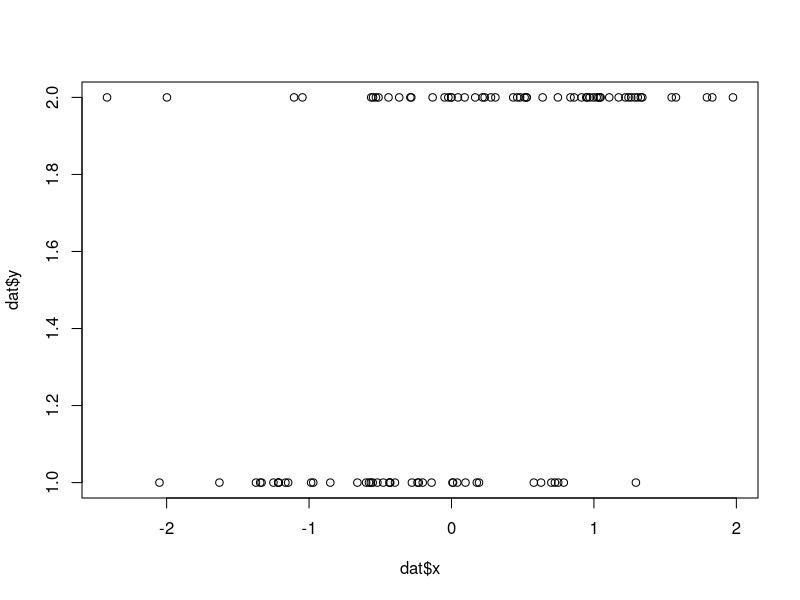
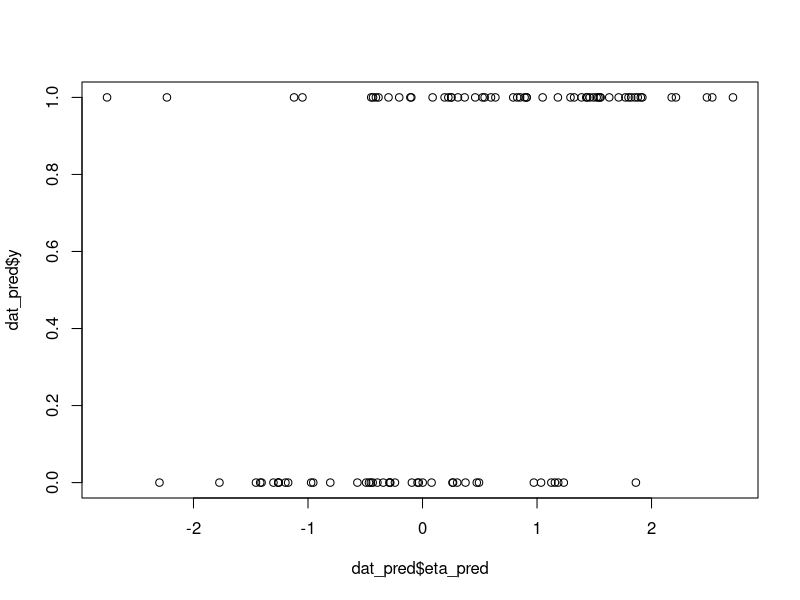
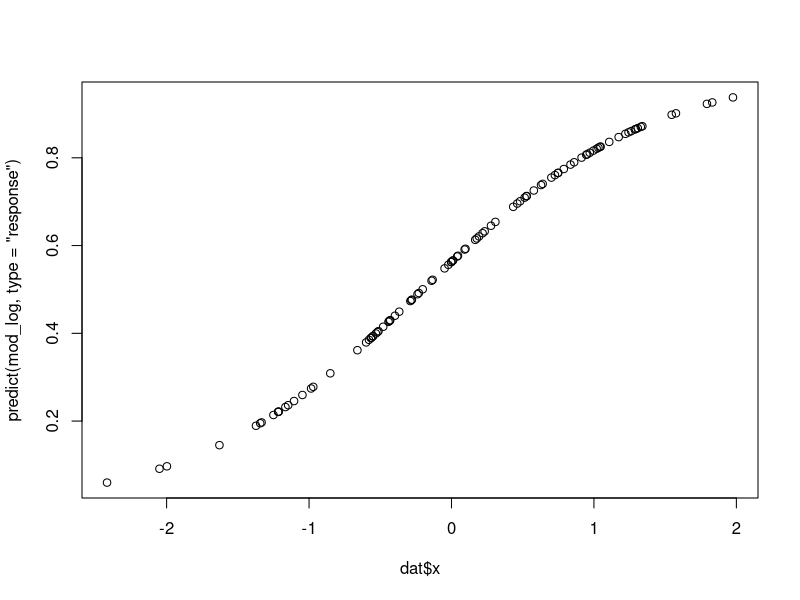

Write the R code that produced these figures, in order. (Note: this script raises an error after producing the figures.)
# Numerical separation ----------------------------------------------------

S<-function(x,s){ return  (1/(1+exp(-x/s)))}

# Illustrative numerical example

set.seed(23)
n_obs <- 100

x <- rnorm(n_obs)
x

alpha <- 0
beta1 <- 1

eta1 <- alpha + as.matrix(x) %*% (beta1)
s <-  0.5
h_x_beta <- S(eta1,s)
y <- rbinom(n = n_obs,size = 1,prob = h_x_beta)  
y[which.min(h_x_beta)]=1
dat <- data.frame(y,x)
dat$y <- as.factor(dat$y)
plot(dat$x,dat$y)

mod_log <- glm(formula = y ~ x , data = dat, family = binomial(link = "logit"))
eta_pred <- predict(mod_log)
dat_pred <- data.frame(y,eta_pred)
plot(dat_pred$eta_pred,dat_pred$y)
plot(dat$x,predict(mod_log, type = "response"))

coef_log <- coef(mod_log)
ggplot(dat,aes(x=x,y=0, shape=y,color=y))+
  geom_point()+
  geom_vline(xintercept = -coef_log[1]/coef_log[2])


mod_stu <- glm(formula = y ~ x, data = dat, family = binomial(link = Gosset(0.8)))
eta_pred_stu <- predict(mod_stu)
dat_pred_stu <- data.frame(y,eta_pred_stu)
plot(dat_pred_stu$eta_pred_stu,dat_pred_stu$y)
plot(dat$x,predict(mod_stu, type = "response"))

coef_stu <- coef(mod_stu)
ggplot(dat,aes(x=x,y=0, shape=y,color=y))+
  geom_point()+
  geom_vline(xintercept = -coef_stu[1]/coef_stu[2])

set.seed(25)
dat2 <- data.frame(y,x,n=rnorm(n_obs))
dat2$y <- as.factor(dat2$y)

mod_log_n1 <- glm(formula = y ~ x + n, data = dat2, family = binomial(link = "logit"))
eta_pred <- predict(mod_log_n1)
dat2_pred <- data.frame(y,eta_pred)
plot(dat2_pred$eta_pred,dat2_pred$y)
plot(dat2$x,predict(mod_log_n1, type = "response"))

coef_logn1 <- coef(mod_log_n1)
ggplot(dat2,aes(x=x,y=n, shape=y,color=y))+
  geom_point()+
  geom_segment(aes(x = 0, y = -coef_logn1[1]/coef_logn1[3],
    xend = -coef_logn1[1]/coef_logn1[2], yend = 0))+
  ylim(-4,3)
# +
#   geom_abline(slope = 27.6428, intercept = -2.78055)

mod_stu_n1 <- glm(formula = y ~ x + n , data = dat2, family = binomial(link = Gosset(0.8)))
eta_pred_stu_n1 <- predict(mod_stu_n1)
dat2_pred_stu <- data.frame(y,eta_pred_stu_n1)
plot(dat2_pred_stu$eta_pred_stu_n1,dat2_pred_stu$y)
plot(dat2$x,predict(mod_stu_n1, type = "response"))

coef_stun1 <- coef(mod_stu_n1)
ggplot(dat2,aes(x=x,y=n, shape=y,color=y))+
  geom_point()+
  geom_segment(aes(x = 0, y = -coef_stun1[1]/coef_stun1[3],
    xend = -coef_stun1[1]/coef_stun1[2], yend = 0))+
  ylim(-4,3)
# +
#   geom_abline(slope = 25.2964, intercept = -2.449327)



# Numerical illustration --------------------------------------------------

plot1_po_pn <- plot1_po_n <- plot1_o_pn <- plot1_o_n <- NULL
seedd <- seedd+1
seedd <- 50
# 50 71
set.seed(seedd*8) # 4  ou 11
{
  n_obs <- 100
  x <- rnorm(n_obs)
  alpha <- 0
  beta1 <- 1
  eta1 <- alpha + as.matrix(x) %*% (beta1)
  s <-  0.1
  h_x_beta <- S(eta1,s)
  y <- rbinom(n = n_obs,size = 1,prob = h_x_beta)  
  dat2 <- data.frame(y,x,n=rnorm(n_obs))
  dat2$y <- as.factor(dat2$y)
  
  n_out <- 0
  outliers <- data.frame(x=rnorm(n_out,2),n=rnorm(n_out,2),y=rep(0,n_out))
  dat3 <- rbind(dat2,outliers)
  
  mod_log <- glm(formula = y ~ x , data = dat3, family = binomial(link = "logit"))
  mod_stu <- glm(formula = y ~ x , data = dat3, family = binomial(link = Gosset(0.8)))
  
  A1 <- as.data.frame(-coef(mod_log)[1]/coef(mod_log)[2])
  vlines <- data.frame(xint = c(-coef(mod_log)[1]/coef(mod_log)[2],-coef(mod_stu)[1]/coef(mod_stu)[2]),grp = c("logit", "st"))
  
  # plot1_po_pn <- 
  str(dat3)
  
  tikz(file = "img/Noisy_sou_0.tex", standAlone=F,width = 5.5, height = 2.8)
  # Correr todo para que funcione
  ggplot()+
    geom_point(dat3,mapping=aes(x=x,y=0,color=factor(y)),show.legend = F)+
    geom_vline(aes(xintercept = c(
      -coef(mod_log)[1]/coef(mod_log)[2],
      -coef(mod_stu)[1]/coef(mod_stu)[2]), 
      colour = c("#E69F00","#00AFBB")))+
    scale_colour_manual(values = c("#E69F00","#00AFBB","#B4464B", "#B4AF46"),
      labels = c("Logit","Student(0.8)", "",""))+
    labs(x = "x1", y = "", color = "")+
    theme(strip.background = element_rect(fill="yellow"),
      panel.background = element_rect(fill = "yellow", colour = "grey50"),
      plot.background = element_rect(fill = "yellow", colour = "yellow"),
      panel.grid.major = element_blank(),
      panel.grid.minor = element_blank(),
      legend.key = element_rect(fill = NA),
      legend.position = "top",
      legend.background = element_rect(fill = "yellow"))+
    # xlim(-3,3)+ylim(0,1)+
    scale_y_continuous(labels = NULL, breaks = NULL)
  endoffile <- dev.off()
  
  plot1_po_pn
  
  mod_log1 <- glm(formula = y ~ x + n, data = dat3, family = binomial(link = "logit"))
  mod_stu1 <- glm(formula = y ~ x + n, data = dat3, family = binomial(link = Gosset(0.8)))
  
  
  funcion1 <- function(x) (-coef(mod_log1)[1]/coef(mod_log1)[3])-((coef(mod_log1)[2]/coef(mod_log1)[3])*x)
  funcion1(-0.5)
  funcion1(0.5)
  
  funcion2 <- function(x) (-coef(mod_stu1)[1]/coef(mod_stu1)[3])-((coef(mod_stu1)[2]/coef(mod_stu1)[3])*x)
  funcion2(-0.5)
  funcion2(0.5)
  
  tikz(file = "img/Noisy_sou_2.tex", standAlone=F,width = 5.5, height = 2.8)
  ggplot()+
    geom_point(dat3,mapping=aes(x=x,y=as.numeric(as.character(n)),color=factor(y)),show.legend = F)+
    geom_segment(aes(y = c(
      funcion1(-2),
      funcion2(-2)),
      x = c(-2,-2),
      yend = c(
        funcion1(2),
        funcion2(2)
      ),
      xend = c(2,2),
      colour = c("#00AFBB","#E69F00")))+
    coord_cartesian(xlim = c(-3, 3), ylim = c(-2.5, 2.5))+
    scale_colour_manual(values = c("#E69F00","#00AFBB","#B4464B", "#B4AF46"),
      labels = c("Logit","Student(0.8)", "",""))+
    labs(x = "x1", y = "x2", color = "")+
    theme(strip.background = element_rect(fill="yellow"),
      panel.background = element_rect(fill = "yellow", colour = "grey50"),
      plot.background = element_rect(fill = "yellow", colour = "yellow"),
      panel.grid.major = element_blank(),
      panel.grid.minor = element_blank(),
      legend.position = "top",
      legend.background = element_rect(fill = "yellow"),
      # legend.position = c(0.8,0.28),
      legend.key = element_rect(fill = NA)
      )
  endoffile <- dev.off()
  
  plot1_po_n <- ggplot(dat3,aes(x=x,y=n,color=y))+
    geom_point(show.legend = F)+
    scale_color_manual("", values = c("#B4464B", "#B4AF46"))+
    # stat_function(data = data.frame(x = seq(-1,1,0.001)), aes(x), inherit.aes = F,
    stat_function(fun = function(x) (-coef(mod_log1)[1]/coef(mod_log1)[3])-((coef(mod_log1)[2]/coef(mod_log1)[3])*x),
      aes(linetype = "dashed"), color = "black")+
    stat_function(fun = function(x) (-coef(mod_stu1)[1]/coef(mod_stu1)[3])-((coef(mod_stu1)[2]/coef(mod_stu1)[3])*x),
      aes(linetype = "solid"), color = "black")+
    ylim(-3,3)+
    xlim(-3,3)+
    theme(panel.background = element_rect(fill = "white", colour = "grey50"),
      legend.key = element_rect(fill = "white"),
      # legend.position = c(2.1,-2))+
      legend.position = "top")+
    scale_linetype_manual(values = c("solid", "dashed"),
      labels = c("Student(0.8)", "Logit"))+
    labs(x = "x1", y = "x2", linetype  = "")
  
  plot1_po_n
  
  fun_log1 <- function(x) (-coef(mod_log1)[1]/coef(mod_log1)[3])-((coef(mod_log1)[2]/coef(mod_log1)[3])*x)
  fun_log_in1 <- function(x) (-x+(-coef(mod_log1)[1]/coef(mod_log1)[3]))/((coef(mod_log1)[2]/coef(mod_log1)[3]))
  fun_stu1 <- function(x) (-coef(mod_stu1)[1]/coef(mod_stu1)[3])-((coef(mod_stu1)[2]/coef(mod_stu1)[3])*x)
  fun_stu_in1 <- function(x) (-x+(-coef(mod_stu1)[1]/coef(mod_stu1)[3]))/((coef(mod_stu1)[2]/coef(mod_stu1)[3]))
  
  plot1_po_n <- ggplot(dat3,aes(x=x,y=n,color=y))+
    geom_point()+
    scale_color_manual("", values = c("#B4464B", "#B4AF46"))+
    geom_segment(color="black",linetype="solid",
      mapping = aes(x=fun_log_in1(-3),xend=fun_log_in1(3),y=fun_log1(fun_log_in1(-3)),yend=fun_log1(fun_log_in1(3))))+
    geom_segment(color="black",linetype="dashed",
      mapping = aes(x=fun_stu_in1(-3),xend=fun_stu_in1(3),y=fun_stu1(fun_stu_in1(-3)),yend=fun_stu1(fun_stu_in1(3))))+
    ylim(-3,3)+
    xlim(-3,3)+
    theme(panel.background = element_rect(fill = "white", colour = "grey50"),
      legend.key = element_rect(fill = "white"),
      legend.position = "none")+
    ylab("$x_2$")+xlab("$x_1$")
  plot1_po_n
  
  n_out <- 5
  set.seed(seedd)
  outliers <- data.frame(x=rnorm(n_out,2,0.5),n=rnorm(n_out,0,0.5),y=rep(0,n_out))
  dat3 <- rbind(dat2,outliers)
  
  mod_log_n11 <- glm(formula = y ~ x + n, data = dat3, family = binomial(link = "logit"))
  mod_stu_n11 <- glm(formula = y ~ x + n , data = dat3, family = binomial(link = Gosset(0.8)))
  
  fun_log2 <- function(x) (-coef(mod_log_n11)[1]/coef(mod_log_n11)[3])-((coef(mod_log_n11)[2]/coef(mod_log_n11)[3])*x)
  fun_log_in2 <- function(x) (-x+(-coef(mod_log_n11)[1]/coef(mod_log_n11)[3]))/((coef(mod_log_n11)[2]/coef(mod_log_n11)[3]))
  fun_stu2 <- function(x) (-coef(mod_stu_n11)[1]/coef(mod_stu_n11)[3])-((coef(mod_stu_n11)[2]/coef(mod_stu_n11)[3])*x)
  fun_stu_in2 <- function(x) (-x+(-coef(mod_stu_n11)[1]/coef(mod_stu_n11)[3]))/((coef(mod_stu_n11)[2]/coef(mod_stu_n11)[3]))
  
  tikz(file = "img/Noisy_sou_3.tex", standAlone=F,width = 5.5, height = 2.8)
  ggplot()+
    geom_point(dat3,mapping=aes(x=x,y=as.numeric(as.character(n)),color=factor(y)),show.legend = F)+
    geom_segment(aes(y = c(
      fun_log2(fun_log_in2(-3)),
      fun_stu2(fun_stu_in2(-3))),
      x = c(fun_log_in2(-3),fun_stu_in2(-3)),
      yend = c(
        fun_log2(fun_log_in2(3)),
        fun_stu2(fun_stu_in2(3))
      ),
      xend = c(fun_log_in2(3),fun_stu_in2(3)),
      colour = c("#00AFBB","#E69F00")))+
    coord_cartesian(xlim = c(-3, 3), ylim = c(-2.5, 2.5))+
    scale_colour_manual(values = c("#E69F00","#00AFBB","#B4464B", "#B4AF46"),
      labels = c("Logit","Student(0.8)", "",""))+
    labs(x = "x1", y = "x2", color = "")+
    theme(strip.background = element_rect(fill="yellow"),
      panel.background = element_rect(fill = "yellow", colour = "grey50"),
      plot.background = element_rect(fill = "yellow", colour = "yellow"),
      panel.grid.major = element_blank(),
      panel.grid.minor = element_blank(),
      legend.position = "top",
      legend.background = element_rect(fill = "yellow"),
      legend.key = element_rect(fill = NA))
  endoffile <- dev.off()
  
  plot1_ol_n <- ggplot(dat3,aes(x=x,y=n,color=y))+
    geom_point()+
    scale_color_manual("", values = c("#B4464B", "#B4AF46"))+
    geom_segment(color="black",linetype="solid",
      mapping = aes(x=fun_log_in2(-3),xend=fun_log_in2(3),y=fun_log2(fun_log_in2(-3)),yend=fun_log2(fun_log_in2(3))))+
    geom_segment(color="black",linetype="dashed",
      mapping = aes(x=fun_stu_in2(-3),xend=fun_stu_in2(3),y=fun_stu2(fun_stu_in2(-3)),yend=fun_stu2(fun_stu_in2(3))))+
    ylim(-3,3)+
    xlim(-3,3)+
    theme(panel.background = element_rect(fill = "white", colour = "grey50"),
      legend.key = element_rect(fill = "white"),
      legend.position = "none")+
    ylab("$x_2$")+xlab("$x_1$")
  plot1_ol_n
  
  n_out <- 5
  set.seed(seedd)
  outliers <- data.frame(x=rnorm(n_out,2,0.5),n=rnorm(n_out,2,0.5),y=rep(0,n_out))
  dat3 <- rbind(dat2,outliers)
  
  mod_log_n1 <- glm(formula = y ~ x + n, data = dat3, family = binomial(link = "logit"))
  mod_stu_n1 <- glm(formula = y ~ x + n , data = dat3, family = binomial(link = Gosset(0.8)))
  
  fun_log3 <- function(x) (-coef(mod_log_n1)[1]/coef(mod_log_n1)[3])-((coef(mod_log_n1)[2]/coef(mod_log_n1)[3])*x)
  fun_log_in3 <- function(x) (-x+(-coef(mod_log_n1)[1]/coef(mod_log_n1)[3]))/((coef(mod_log_n1)[2]/coef(mod_log_n1)[3]))
  fun_stu3 <- function(x) (-coef(mod_stu_n1)[1]/coef(mod_stu_n1)[3])-((coef(mod_stu_n1)[2]/coef(mod_stu_n1)[3])*x)
  fun_stu_in3 <- function(x) (-x+(-coef(mod_stu_n1)[1]/coef(mod_stu_n1)[3]))/((coef(mod_stu_n1)[2]/coef(mod_stu_n1)[3]))
  
  tikz(file = "img/Noisy_sou_4.tex", standAlone=F,width = 5.5, height = 2.8)
  ggplot()+
    geom_point(dat3,mapping=aes(x=x,y=as.numeric(as.character(n)),color=factor(y)),show.legend = F)+
    geom_segment(aes(y = c(
      fun_log3(fun_log_in3(-3)),
      fun_stu3(fun_stu_in3(-3))),
      x = c(fun_log_in3(-3),fun_stu_in3(-3)),
      yend = c(
        fun_log3(fun_log_in3(3)),
        fun_stu3(fun_stu_in3(3))
      ),
      xend = c(fun_log_in3(3),fun_stu_in3(3)),
      colour = c("#00AFBB","#E69F00")))+
    coord_cartesian(xlim = c(-3, 3), ylim = c(-2, 2))+
    scale_colour_manual(values = c("#E69F00","#00AFBB","#B4464B", "#B4AF46"),
      labels = c("Logit","Student(0.8)", "",""))+
    labs(x = "x1", y = "x2", color = "")+
    theme(strip.background = element_rect(fill="yellow"),
      panel.background = element_rect(fill = "yellow", colour = "grey50"),
      plot.background = element_rect(fill = "yellow", colour = "yellow"),
      panel.grid.major = element_blank(),
      panel.grid.minor = element_blank(),
      legend.position = "top",
      legend.background = element_rect(fill = "yellow"),
      legend.key = element_rect(fill = NA))
  endoffile <- dev.off()
  
  plot1_oa_n <- ggplot(dat3,aes(x=x,y=n,color=y))+
    geom_point()+
    scale_color_manual("", values = c("#B4464B", "#B4AF46"))+
    geom_segment(color="black",linetype="solid",
      mapping = aes(x=fun_log_in3(-3),xend=fun_log_in3(3),y=fun_log3(fun_log_in3(-3)),yend=fun_log3(fun_log_in3(3))))+
    geom_segment(color="black",linetype="dashed",
      mapping = aes(x=fun_stu_in3(-3),xend=fun_stu_in3(3),y=fun_stu3(fun_stu_in3(-3)),yend=fun_stu3(fun_stu_in3(3))))+
    ylim(-3,3)+
    xlim(-3,3)+
    theme(panel.background = element_rect(fill = "white", colour = "grey50"),
      legend.key = element_rect(fill = "white"),
      legend.position = "none")+
    ylab("$x_2$")+xlab("$x_1$")
  plot1_oa_n
  
  
  ggarrange(plot1_po_pn,plot1_po_n,plot1_ol_n,plot1_oa_n,ncol = 2,nrow = 2)
}

tikz(file = "Numerical Example Noisy Variables.tex", standAlone=F,width = 7, height = 5)
# endoffile <- dev.off() 

set.seed(17)
n_obs <- 100
x <- rnorm(n_obs)
alpha <- 0
beta1 <- 1
eta1 <- alpha + as.matrix(x) %*% (beta1)
s <-  0.1
h_x_beta <- S(eta1,s)
y <- rbinom(n = n_obs,size = 1,prob = h_x_beta)  
dat2 <- data.frame(y,x,n=rnorm(n_obs))
dat2$y <- as.factor(dat2$y)

n_out <- 2
outliers <- data.frame(x=rnorm(n_out,2.5),n=rnorm(n_out,0),y=rep(0,n_out))
dat3 <- rbind(dat2,outliers)
head(dat3)
dat3$out <- 0

dat3[dat3$x == sort(dat3$x, decreasing = T)[1:2],"out"] <- 1
summary(dat3)
dat3$out <- as.factor(dat3$out)

plot1_ol_n_sa <- ggplot(dat3,aes(x=x,y=n,color=y,shape = out))+
  geom_point()+
  scale_color_manual("", values = c("#B4464B", "#B4AF46"))+
  # geom_segment(color="black",linetype="solid",
  #   mapping = aes(x=fun_log_in2(-3),xend=fun_log_in2(3),y=fun_log2(fun_log_in2(-3)),yend=fun_log2(fun_log_in2(3))))+
  # geom_segment(color="black",linetype="dashed",
  #   mapping = aes(x=fun_stu_in2(-3),xend=fun_stu_in2(3),y=fun_stu2(fun_stu_in2(-3)),yend=fun_stu2(fun_stu_in2(3))))+
  # ylim(-3,3)+
  # xlim(-2.7,2.3)+
  scale_shape_manual("", labels = c("0", "1"), values = c(19, 8))+
  theme(panel.background = element_rect(fill = "white", colour = "grey50"),
    legend.key = element_rect(fill = "white"),
    legend.position = "none")+
  ylab("$x_2$")+xlab("$x_1$")
plot1_ol_n_sa

tikz(file = "tex/State of the art/outliers_ilustration.tex", standAlone=F,width = 5, height = 3)
# endoffile <- dev.off() 


summary(mod_log)
summary(mod_stu)
logLik(mod_stu)
BIC(mod_stu)
summary(mod_log_n1)
summary(mod_stu_n1)
logLik(mod_stu_n1)
BIC(mod_stu_n1)